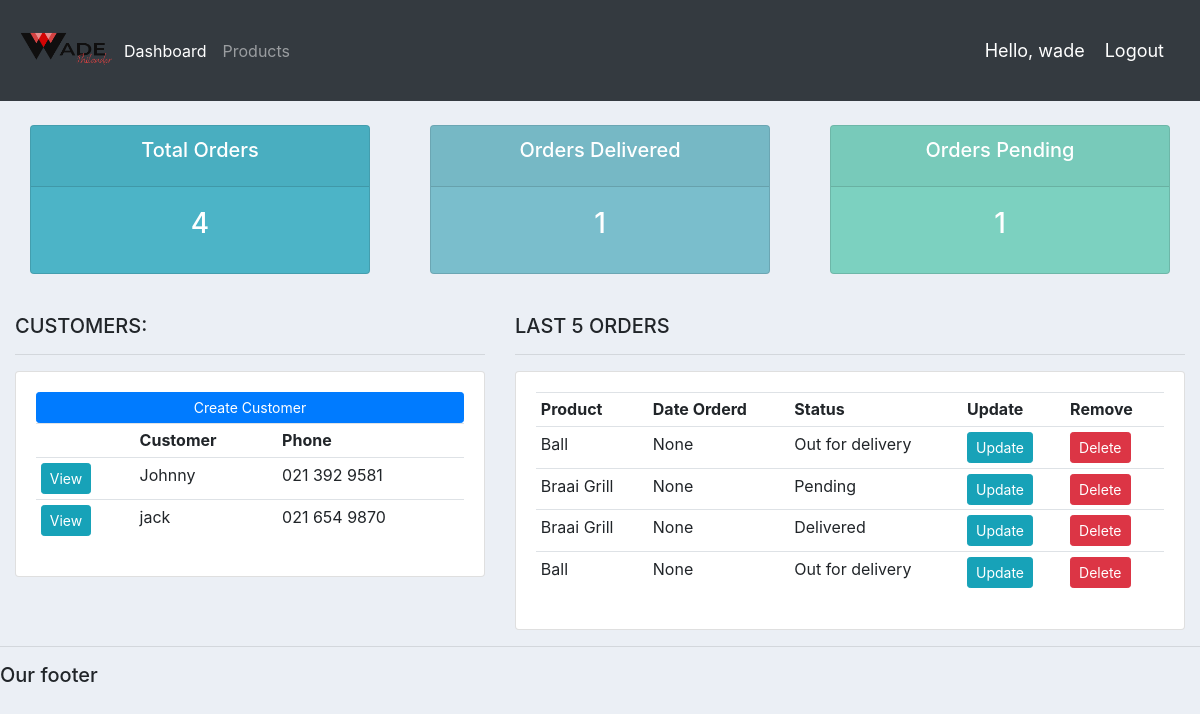
The app's page / (signed in), older data.
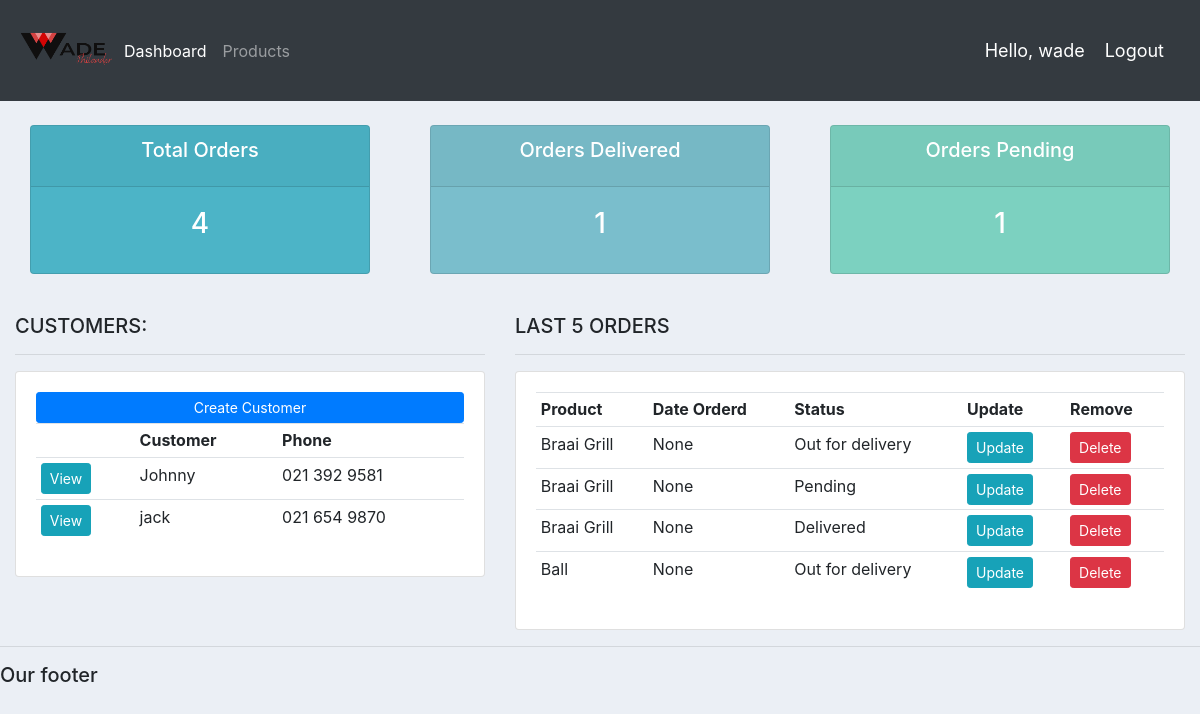
The same page, newer data.
### accounts/models.py (models this page shows, shortened)
class Customer(models.Model):
	user = models.OneToOneField(User, null=True, blank=True, on_delete=models.CASCADE)
	name = models.CharField(max_length=200, null=True)
	phone = models.CharField(max_length=200, null=True)
	email = models.CharField(max_length=200, null=True)
	profile_pic = models.ImageField(default="profile1.png", null=True, blank=True)
	date_created = models.DateTimeField(auto_now_add=True, null=True)

class Order(models.Model):
	STATUS = (
			('Pending', 'Pending'),
			('Out for delivery', 'Out for delivery'),
			('Delivered', 'Delivered'),
			)
	customer = models.ForeignKey(Customer, null=True, on_delete= models.SET_NULL)
	product = models.ForeignKey(Product, null=True, on_delete= models.SET_NULL)
	date_created = models.DateTimeField(auto_now_add=True, null=True)
	status = models.CharField(max_length=200, null=True, choices=STATUS)
	note = models.CharField(max_length=1000, null=True)

class Product(models.Model):
	CATEGORY = (
			('Indoor', 'Indoor'),
			('Out Door', 'Out Door'),
			)
	name = models.CharField(max_length=200, null=True)
	price = models.FloatField(null=True)
	category = models.CharField(max_length=200, null=True, choices=CATEGORY)
	description = models.CharField(max_length=200, null=True, blank=True)
	date_created = models.DateTimeField(auto_now_add=True, null=True)
	tags = models.ManyToManyField(Tag)
	def __str__(self):
		return self.name

### accounts/decorators.py (the view)
	def wrapper_function(request, *args, **kwargs):
		group = None
		if request.user.groups.exists():
			group = request.user.groups.all()[0].name
			if group == 'customer':
				return redirect('user-page')
			if group == 'admin':
				return view_func(request, *args, **kwargs)
		else:
			return HttpResponse('Error at admin_only function')

### accounts/views.py (called while the page is built)
@login_required(login_url='login')
@admin_only
def home(request):
	orders = Order.objects.all()
	customers = Customer.objects.all()
	total_customers = customers.count()
	total_orders = orders.count()
	delivered = orders.filter(status='Delivered').count()
	pending = orders.filter(status='Pending').count()
	context = {'orders':orders, 'customers':customers,
	'total_orders':total_orders,'delivered':delivered,
	'pending':pending }
	return render(request, 'accounts/dashboard.html', context)

### accounts/templates/accounts/dashboard.html
{%  extends 'accounts/main.html' %}
{% block content %}
{%  include 'accounts/status.html' %}
<br>
<div class="row">
	<div class="col-md-5">
		<h5>CUSTOMERS:</h5>
		<hr>
		<div class="card card-body">
			<a class="btn btn-primary  btn-sm btn-block" href="">Create Customer</a>
			<table class="table table-sm">
				<tr>
					<th></th>
					<th>Customer</th>
					<th>Phone</th>
				</tr>
				{% for customer in customers %}
					<tr>
						<td><a class="btn btn-sm btn-info" href="{% url 'customer' customer.id %}">View</a></td>
						<td>{{customer.name}}</td>
						<td>{{customer.phone}}</td>
					</tr>
				{% endfor %}
			</table>
		</div>
	</div>
	<div class="col-md-7">
		<h5>LAST 5 ORDERS</h5>
		<hr>
		<div class="card card-body">
			<table class="table table-sm">
				<tr>
					<th>Product</th>
					<th>Date Orderd</th>
					<th>Status</th>
					<th>Update</th>
					<th>Remove</th>
				</tr>
				{% for order in orders %}
					<tr>
						<td>{{order.product}}</td>
						<td>{{order.date_created}}</td>
						<td>{{order.status}}</td>
						<td><a class="btn btn-sm btn-info" href="{% url 'update_order' order.id %}">Update</a></td>
						<td><a class="btn btn-sm btn-danger" href="{% url 'delete_order' order.id %}">Delete</a></td>
					</tr>
				{% endfor %}
			</table>
		</div>
	</div>
</div>
{% endblock %}

### accounts/templates/accounts/navbar.html (shortened to what this page needs)
{% load static %}
<nav class="navbar navbar-expand-lg navbar-dark bg-dark">
 <img src="{% static 'images/logo.png' %}">
  <div class="collapse navbar-collapse" id="navbarNav">
    <ul class="navbar-nav">
      {% if request.user.is_staff %}
      <li class="nav-item active">
        <a class="nav-link" href="{% url 'home' %}">Dashboard</a>
      </li>
      <li class="nav-item">
        <a class="nav-link" href="{% url 'products' %}">Products</a>
      </li>
      {% else %}
       <li class="nav-item">
        <a class="nav-link" href="{% url 'account' %}">Settings</a>
      </li>
      {% endif %}
    </ul>
  </div>
  <span class="hello-msg">Hello, {{request.user}}</span>
  <span ><a  class="hello-msg" href="{% url 'logout' %}">Logout</a></span>
</nav>

### accounts/templates/accounts/status.html
<br>
<div class="row">
	<div class="col">
		<div class="col-md">
			<div class="card text-center text-white  mb-3" id="total-orders">
			  	<div class="card-header">
			  		<h5 class="card-title">Total Orders</h5>
			  	</div>
			  	<div class="card-body">
			    	<h3 class="card-title">{{total_orders}}</h3>
			  	</div>
			</div>
		</div>
	</div>
	<div class="col">
		<div class="col-md">
			<div class="card text-center text-white  mb-3" id="orders-delivered">
			  	<div class="card-header">
			  		<h5 class="card-title">Orders Delivered</h5>
			  	</div>
			  	<div class="card-body">
			    	<h3 class="card-title">{{delivered}}</h3>
			  	</div>
			</div>
		</div>
	</div>
	<div class="col">
		<div class="col-md">
			<div class="card text-center text-white  mb-3" id="orders-pending">
			  	<div class="card-header">
			  		<h5 class="card-title">Orders Pending</h5>
			  	</div>
			  	<div class="card-body">
			    	<h3 class="card-title">{{pending}}</h3>
			  	</div>
			</div>
		</div>
	</div>
</div>

### static/css/main.css (style rules this page uses)
img { height: 85px; width: 100px; }
body { background-color: #ebeff5; }
#total-orders { background-color: #4cb4c7; }
#orders-delivered { background-color: #7abecc; }
#orders-pending { background-color: #7CD1C0; }

### accounts/templates/accounts/navbar.html (style rules this page uses)
.hello-msg { font-size: 18px; color: #fff; margin-right: 20px; }

Row changes from the older to the newer data that the page shows:
changed Order (number 1 of 4 on the later page): product "Ball" → "Braai Grill"
